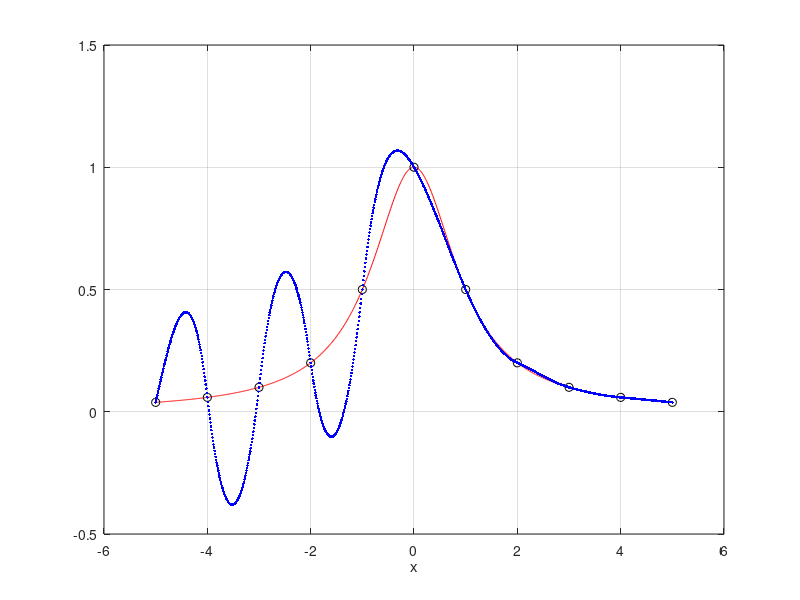
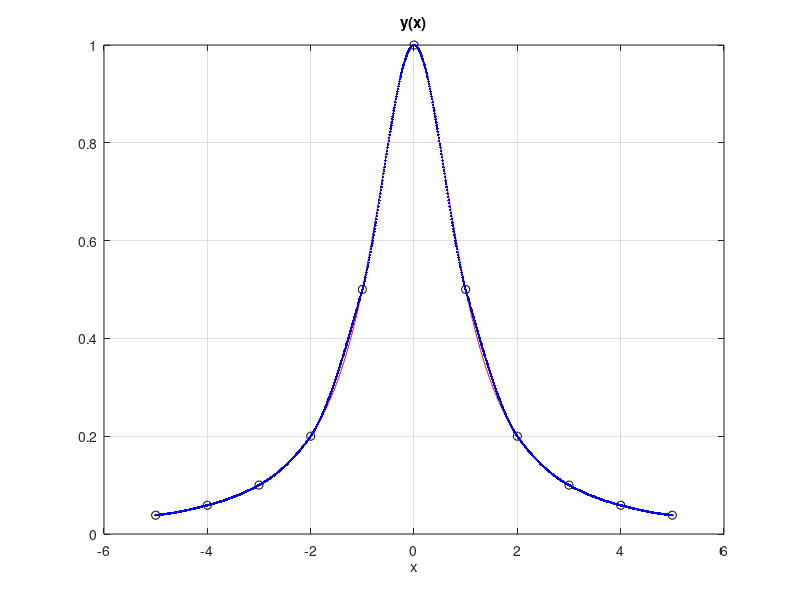

The MATLAB source for these figures, in order:
clear all; close all;
% Funkcja dokladnie - malymi kroczkami
x = ( -5 : 0.01 : 5)';
y = 1./ (1+x.^2);
%y=sin(x);
% Wezly - zgrubnie - duze kroki
xk = ( -5 : 1 : 5)';
yk = 1./(1+xk.^2);
%yk=sin(xk);
yll=zeros(length(x),1);
a=0;
llen=x(length(x))-x(1);
j=1;
solveLen=4*(length(xk)-1);
solve=zeros(solveLen,solveLen);
hektor=zeros(4*(length(xk)-1),1);
for i=1:length(xk)-2
x2=xk(i+1);
x1=xk(i);
macrz=[x1^3, x1^2, x1^1, 1, 0, 0, 0, 0;
x2^3, x2^2, x2^1, 1, 0, 0, 0, 0;
3*x2^2, 2*x2, 1, 0, -3*x2^2, -2*x2, -1, 0;
6*x2^1, 2, 0, 0, -6*x2^2, -2, 0, 0];
plus=4*(i-1);
solve(1+plus:4+plus,1+plus:8+plus)=macrz;
hektor(1+plus:4+plus)=[yk(i),yk(i+1),0,0];
end
solve(solveLen-3:solveLen-2,solveLen-3:solveLen)=[xk(length(xk)-1)^3,xk(length(xk)-1)^2, xk(length(xk)-1)^1, 1;xk(length(xk))^3,xk(length(xk))^2, xk(length(xk))^1, 1];
solve(solveLen,1:4)=[6*xk(1),2,0,0];
solve(solveLen-1,length(solve)-3:solveLen)=[6*xk(length(xk)),2,0,0];
hektor(solveLen-3:solveLen)=[yk(length(yk)-1),yk(length(yk)),0,0];
%solced=zeros(4*(length(xk)-1),4*(length(xk)-1));
det(solve)
N=length(solve);
Mnory=zeros(N);
for i=1:N
    for j=1:N
        minor = solve;
        minor(i,:) = [];
        minor(:,j) = [];
        Mnory(i,j)=det(minor)*(-1)^(i+j);
    end
end
solved=transpose(Mnory)/det(solve)
%solved=Fll(solve,1);
leters = solved*hektor;
j=1;
for i=2:length(xk)
    plus=4*(i-2);
    for jj=xk(i-1):0.01:xk(i)
        yll(j)= leters(1+plus)*x(j)^3 + leters(2+plus)*x(j)^2 +leters(3+plus)*x(j)^1 + leters(4+plus)*x(j)^0;
        j=j+1;
    end
    j=j-1;
end
figure; plot(x,y,'r',xk,yk,'ko',x,yll,'b.'); xlabel('x');
grid;
% Cubic spline
yi = interp1(xk,yk,x,'cubic');
figure; plot(x,y,'r',xk,yk,'ko',x,yi,'b.'); xlabel('x');
title('y(x)'); grid;